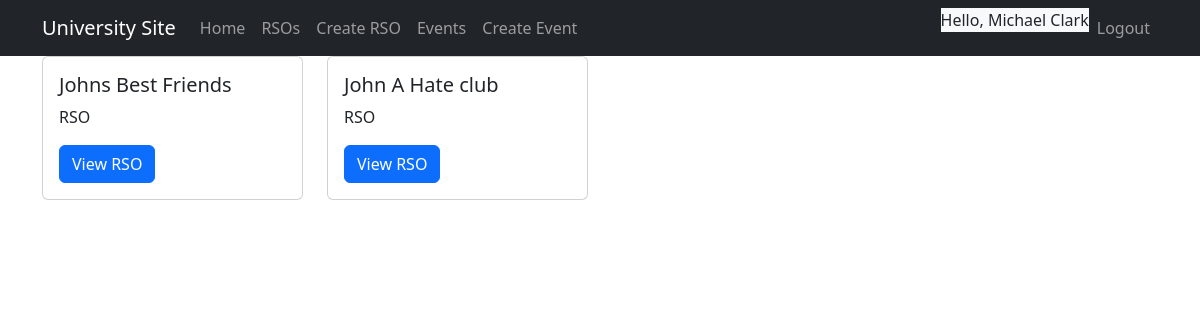
Before: /organizations/index.php (signed in) with the older database file.
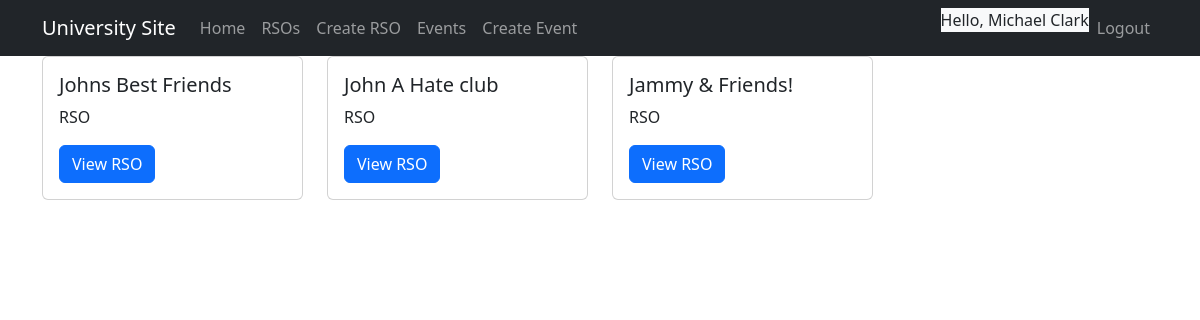
After: the same page with the newer database file.
### tables this page shows
CREATE TABLE RSOs (
    RSOID INT AUTO_INCREMENT PRIMARY KEY,
    Name VARCHAR(255) NOT NULL,
    AdminID INT,
    UniversityID INT,
    FOREIGN KEY (AdminID) REFERENCES Users(UserID),
    FOREIGN KEY (UniversityID) REFERENCES Universities(UniversityID)
);

### src/core/db.php (called while the page is built, shortened)
<?php
function db_get_connection() {
    $host = '127.0.0.1';
    $db = 'universitysite';
    $user = 'universitysite';
    $pass = 'universitysite';
    $charset = 'utf8mb4';
    $dsn = "mysql:host=$host;dbname=$db;charset=$charset";
    $options = [
        PDO::ATTR_ERRMODE => PDO::ERRMODE_EXCEPTION,
        PDO::ATTR_DEFAULT_FETCH_MODE => PDO::FETCH_ASSOC,
        PDO::ATTR_EMULATE_PREPARES => false,
    ];
    try {
        $dbConn = new PDO($dsn, $user, $pass, $options);
        return $dbConn;
    } catch (\PDOException $e) {
        throw new \PDOException($e->getMessage(), (int)$e->getCode());
    }
}
function orgs_get_all_rsos($universityId) {
    $dbConn = db_get_connection();
    $stmt = $dbConn->prepare('SELECT * FROM RSOs WHERE UniversityID = :university_id');
    $stmt->execute(['university_id' => $universityId]);
    $rsos = $stmt->fetchAll(PDO::FETCH_ASSOC);
    return$rsos;
}
?>

### src/organizations/index.php (the view, shortened to what this page needs)
<?php
include_once('../core/header.php');
$university_id = $_SESSION["user_universityid"];
$rsos = orgs_get_all_rsos($university_id);
?>
    <div class="container">
        <div class="row">
            <?php foreach ($rsos as $rso) : ?>
                <div class="col-sm-6 col-md-4 col-lg-3 mb-4">
                    <div class="card">
                        <div class="card-body">
                            <h5 class="card-title"><?= htmlspecialchars($rso['Name']) ?></h5>
                            <p class="card-text">RSO</p>
                            <a href="#" class="btn btn-primary">View RSO</a>
                        </div>
                    </div>
                </div>
            <?php endforeach; ?>
        </div>
    </div>
<?php
include_once('../core/footer.php');
?>

Changed rows visible on the page:
added rsos: Name "Jammy & Friends!"
